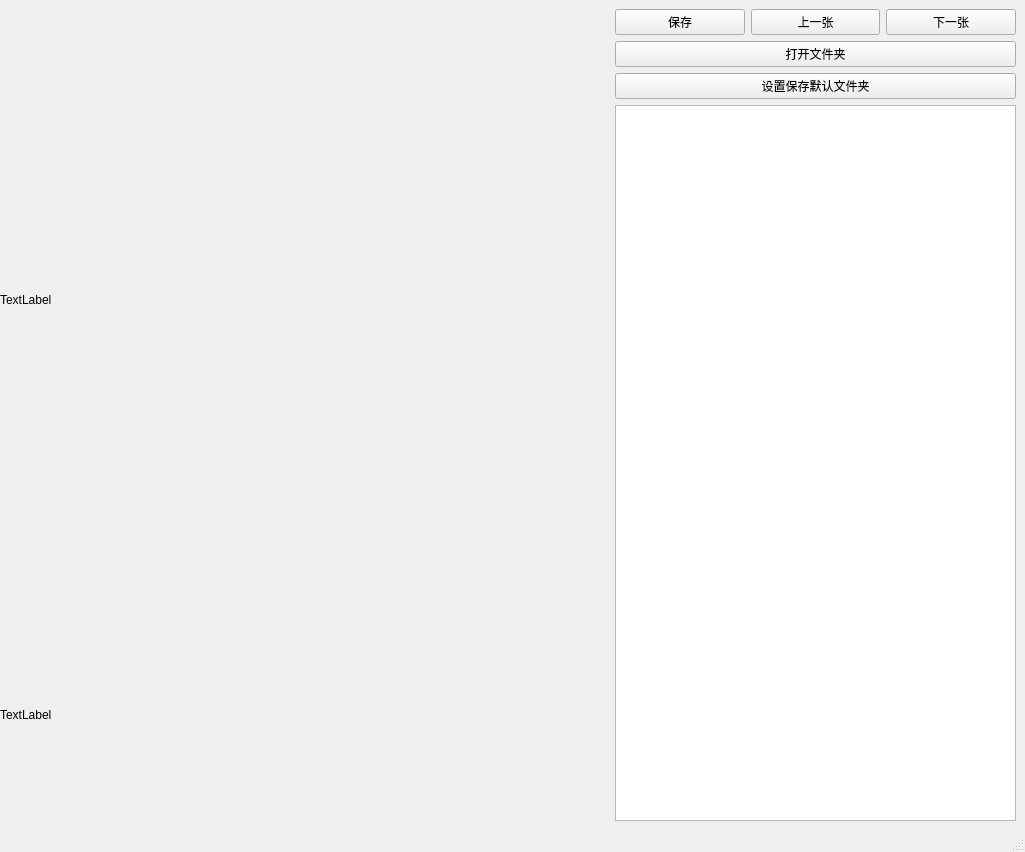
<?xml version="1.0" encoding="UTF-8"?>
<ui version="4.0">
 <class>MainWindow</class>
 <widget class="QMainWindow" name="MainWindow">
  <property name="geometry">
   <rect>
    <x>0</x>
    <y>0</y>
    <width>1025</width>
    <height>852</height>
   </rect>
  </property>
  <property name="windowTitle">
   <string>MainWindow</string>
  </property>
  <widget class="QWidget" name="centralwidget">
   <layout class="QHBoxLayout" name="horizontalLayout_2">
    <property name="spacing">
     <number>6</number>
    </property>
    <property name="leftMargin">
     <number>0</number>
    </property>
    <property name="topMargin">
     <number>0</number>
    </property>
    <property name="rightMargin">
     <number>0</number>
    </property>
    <property name="bottomMargin">
     <number>0</number>
    </property>
    <item>
     <layout class="QVBoxLayout" name="verticalLayout">
      <property name="spacing">
       <number>0</number>
      </property>
      <item>
       <widget class="QLabel" name="img_show">
        <property name="minimumSize">
         <size>
          <width>600</width>
          <height>600</height>
         </size>
        </property>
        <property name="maximumSize">
         <size>
          <width>1280</width>
          <height>1280</height>
         </size>
        </property>
        <property name="text">
         <string>TextLabel</string>
        </property>
       </widget>
      </item>
      <item>
       <widget class="QLabel" name="label">
        <property name="text">
         <string>TextLabel</string>
        </property>
        <property name="margin">
         <number>0</number>
        </property>
       </widget>
      </item>
     </layout>
    </item>
    <item>
     <layout class="QVBoxLayout" name="verticalLayout_2">
      <property name="leftMargin">
       <number>9</number>
      </property>
      <property name="topMargin">
       <number>9</number>
      </property>
      <property name="rightMargin">
       <number>9</number>
      </property>
      <property name="bottomMargin">
       <number>9</number>
      </property>
      <item>
       <layout class="QHBoxLayout" name="horizontalLayout">
        <item>
         <widget class="QPushButton" name="savebtn">
          <property name="text">
           <string>保存</string>
          </property>
         </widget>
        </item>
        <item>
         <widget class="QPushButton" name="previousbtn">
          <property name="text">
           <string>上一张</string>
          </property>
         </widget>
        </item>
        <item>
         <widget class="QPushButton" name="nextbtn">
          <property name="text">
           <string>下一张</string>
          </property>
         </widget>
        </item>
       </layout>
      </item>
      <item>
       <widget class="QPushButton" name="opendirbtn">
        <property name="text">
         <string>打开文件夹</string>
        </property>
       </widget>
      </item>
      <item>
       <widget class="QPushButton" name="setdefaultdirbtn">
        <property name="text">
         <string>设置保存默认文件夹</string>
        </property>
       </widget>
      </item>
      <item>
       <widget class="QListWidget" name="listWidget"/>
      </item>
     </layout>
    </item>
   </layout>
  </widget>
  <widget class="QMenuBar" name="menubar">
   <property name="geometry">
    <rect>
     <x>0</x>
     <y>0</y>
     <width>1025</width>
     <height>22</height>
    </rect>
   </property>
  </widget>
  <widget class="QStatusBar" name="statusbar"/>
 </widget>
 <resources/>
 <connections/>
</ui>
